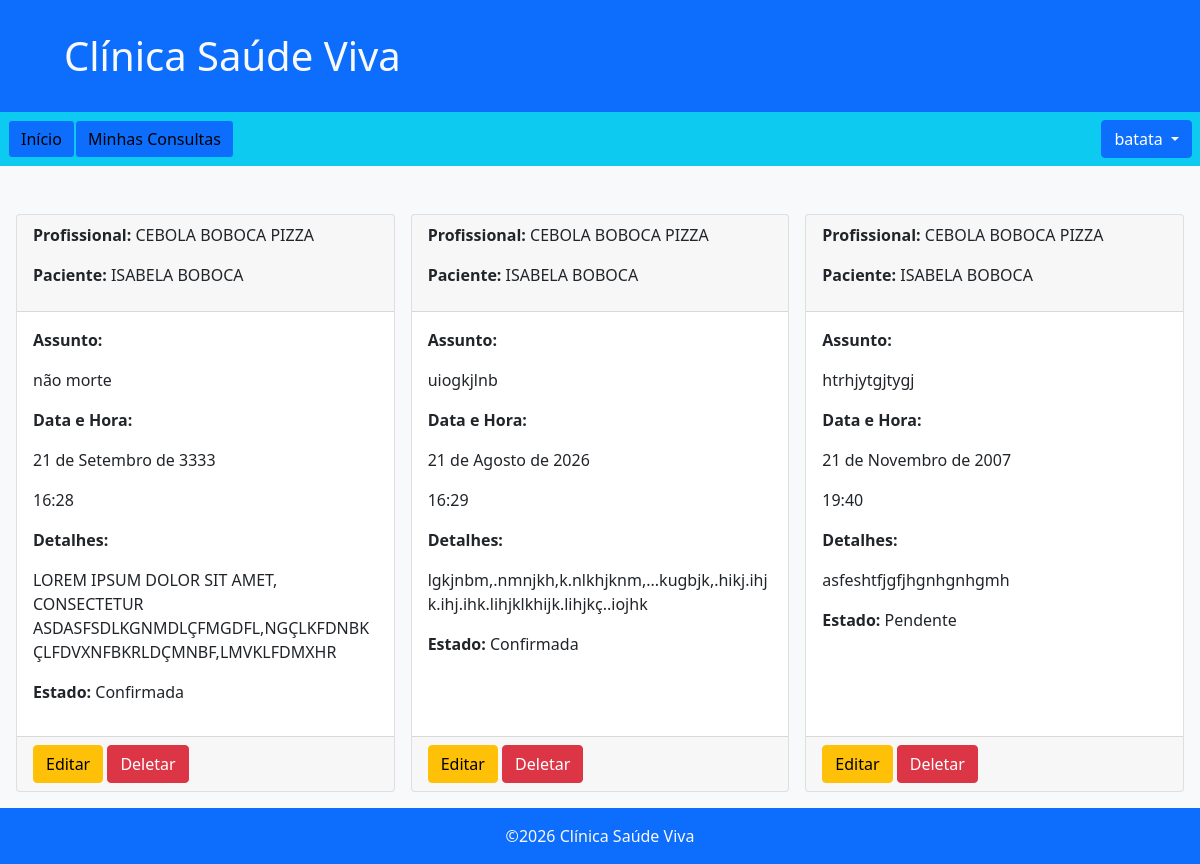
The page /appointments/list/ (signed in) on the database its author committed.
### appointments/models.py (models this page shows, shortened)
class Appointment(models.Model):
    class Status(models.TextChoices):
        PENDING   = 'PENDING'   , 'Pendente'
        CONFIRMED = 'CONFIRMED' , 'Confirmada'
        CANCELLED = 'CANCELLED' , 'Cancelada'
    patient      = models.ForeignKey(
        Patient, on_delete=models.CASCADE,
        verbose_name='Paciente', related_name='appointments'
    )
    professional = models.ForeignKey(
        Professional, on_delete=models.CASCADE,
        verbose_name='Paciente', related_name='appointments'
    )
    date = models.DateField(verbose_name='Data')
    time = models.TimeField(verbose_name='Hora')
    subject = models.CharField(max_length=40 , verbose_name='Assunto')
    details = models.TextField(max_length=300, verbose_name='Detalhes')
    status  = models.CharField(
        max_length=10,
        choices = Status,
        default = Status.PENDING
    )
    created_at = models.DateTimeField(auto_now_add=True, verbose_name='Criada em')
    updated_at = models.DateTimeField(auto_now    =True, verbose_name='Atualizada em')
    class Meta:
        verbose_name        = 'Consulta'
        verbose_name_plural = 'Consultas'

### users/models.py (models this page shows, shortened)
class Professional(models.Model):
    name      = models.CharField(max_length=20, verbose_name='Nome')
    full_name = models.CharField(max_length=80, verbose_name='Nome Completo')
    phone     = models.CharField(max_length= 9, verbose_name='Telefone')
    user           = models.OneToOneField(User,
        verbose_name='Usuário',
        related_name='professional',
        on_delete=models.CASCADE,
        )
    qualifications = models.ManyToManyField(Qualification,
        through='ProfessionalQualification',
        verbose_name='Qualificações',
        related_name='professional',
        )
    objects = ProfessionalManager()
    class Meta:
        verbose_name        = 'Profissional'
        verbose_name_plural = 'Profissionais'

class Patient(models.Model):
    name      = models.CharField(max_length=20, verbose_name='Nome')
    full_name = models.CharField(max_length=80, verbose_name='Nome Completo')
    phone     = models.CharField(max_length= 9, verbose_name='Telefone')
    user      = models.OneToOneField(User, on_delete=models.CASCADE, verbose_name='Usuário')
    objects   = PatientManager()
    class Meta:
        verbose_name        = 'Paciente'
        verbose_name_plural = 'Pacientes'

### appointments/views.py (the view)
# urls.py: path('list/'         , views.list_view       , name='list'   ),
@login_required
def list_view(request):
    context = dict()
    if request.user.is_staff:
        return render(request, 'list.html', {'appointments':Appointment.objects.all()})
    else:
        return redirect('appointments:my_list')

### appointments/templates/list.html (shortened to what this page needs)
{% extends 'base.html' %}
{% block content %}
    <div class="mt-3 d-flex flex-row gap-4 align-items-center">
        <div class="appointments">
        {% for appointment in appointments %}
            <div class="card mt-3">
                {% if user.is_staff %}
                <div class="card-header">
                    <p><strong>Profissional:</strong> {{appointment.professional.full_name}}</p>
                    <p><strong>Paciente:</strong> {{appointment.patient.full_name}}</p>
                </div>
                {% elif is_professional %}
                <div class="card-header">
                    <strong>{{appointment.patient.full_name}}</strong>
                </div>
                {% endif %}
                <div class="card-body">
                    <p><strong>Assunto:</strong></p>
                    <p>{{appointment.subject}}</p>
                    <p><strong>Data e Hora:</strong></p>
                    <p>{{appointment.date}}</p>
                    <p>{{appointment.time}}</p>
                    <p><strong>Detalhes:</strong></p>
                    <p>{{appointment.details}}</p>
                    <p><strong>Estado:</strong> {{ appointment.get_status_display }}</p>
                </div>
                {% if user.is_staff %}
                <div class="card-footer">
                    <a href="{% url 'appointments:edit' id=appointment.id %}"
                    class="btn btn-warning">Editar</a>
                    <a href="{% url 'appointments:delete' id=appointment.id %}"
                    class="btn btn-danger">Deletar</a>
                </div>
                {% endif %}
            </div>
        {% empty %}
            <h3>Nenhuma Consulta Agendada</h3>
        {% endfor %}
        </div>
    </div>
{% endblock content %}

### .templates/base.html (shortened to what this page needs)
<!DOCTYPE html>
<html lang="pt-br">
<head>
    <link href="https://cdn.jsdelivr.net/npm/bootstrap@5.0.2/dist/css/bootstrap.min.css" rel="stylesheet">
</head>
<body class="min-vh-100 d-flex flex-column">
    <header class="container-fluid bg-primary text-light p-3">
        <a href="{% url 'home' %}">
            <h1 class="ms-5 m-3 text-decoration-none text-light">Clínica Saúde Viva</h1>
        </a>
    </header>
    <nav class="container-fluid d-flex flex-row p-2 bg-info">
        <a class="btn btn-info bg-primary" href="{% url 'home' %}">Início</a>
        {% if user.is_authenticated %}
        <a class="btn btn-info bg-primary" href="{% url 'appointments:my_list' %}">Minhas Consultas</a>
        <div class="dropdown ms-auto">
            <button class="btn btn-primary dropdown-toggle" data-bs-toggle="dropdown">
                {% if user.patient %}
                    {{user.patient.name}}
                {% elif user.professional %}
                    {{user.professional.name}}
                {% else %}
                    {{user.username}}
                {% endif %}
            </button>
        </div>
        {% else %}
        <div class="ms-auto">
            <a class="btn btn-info bg-primary" href="{% url 'users:register' %}">Registrar-se</a>
            <a class="btn btn-info bg-primary" href="{% url 'users:login' %}">Login</a>
        </div>
        {% endif %}
    </nav>
    <main class="container-fluid bg-light flex-grow-1 p-3">
        {% block content %}
        {% endblock content %}
    </main>
    <footer class="container-fluid bg-primary text-light p-3 d-flex flex-row justify-content-center">
        <span>&copy;2026 Clínica Saúde Viva</span>
    </footer>
</body>
</html>

### appointments/templates/list.html (style rules this page uses)
.appointments { display: flex; flex-wrap: wrap; gap: 1rem; }
.appointments .card { flex: 0 0 calc((100% - 2rem) / 3); }

### rows shown on the page
Appointment: professional.full_name "CEBOLA BOBOCA PIZZA", patient.full_name "ISABELA BOBOCA", subject "não morte", date "21 de Setembro de 3333", time "16:28", details "LOREM IPSUM DOLOR SIT AMET, CONSECTETUR ASDASFSDLKGNMDLÇFMGDFL,NGÇLKFDNBKÇLFDVXNFBKRLDÇMNBF,LMVKLFDMXHR", status "Confirmada"
Appointment: professional.full_name "CEBOLA BOBOCA PIZZA", patient.full_name "ISABELA BOBOCA", subject "uiogkjlnb", date "21 de Agosto de 2026", time "16:29", details "lgkjnbm,.nmnjkh,k.nlkhjknm,...kugbjk,.hikj.ihjk.ihj.ihk.lihjklkhijk.lihjkç..iojhk", status "Confirmada"
Appointment: professional.full_name "CEBOLA BOBOCA PIZZA", patient.full_name "ISABELA BOBOCA", subject "htrhjytgjtygj", date "21 de Novembro de 2007", time "19:40", details "asfeshtfjgfjhgnhgnhgmh", status "Pendente"

### other values the page prints
{{ user.username }} "batata"
